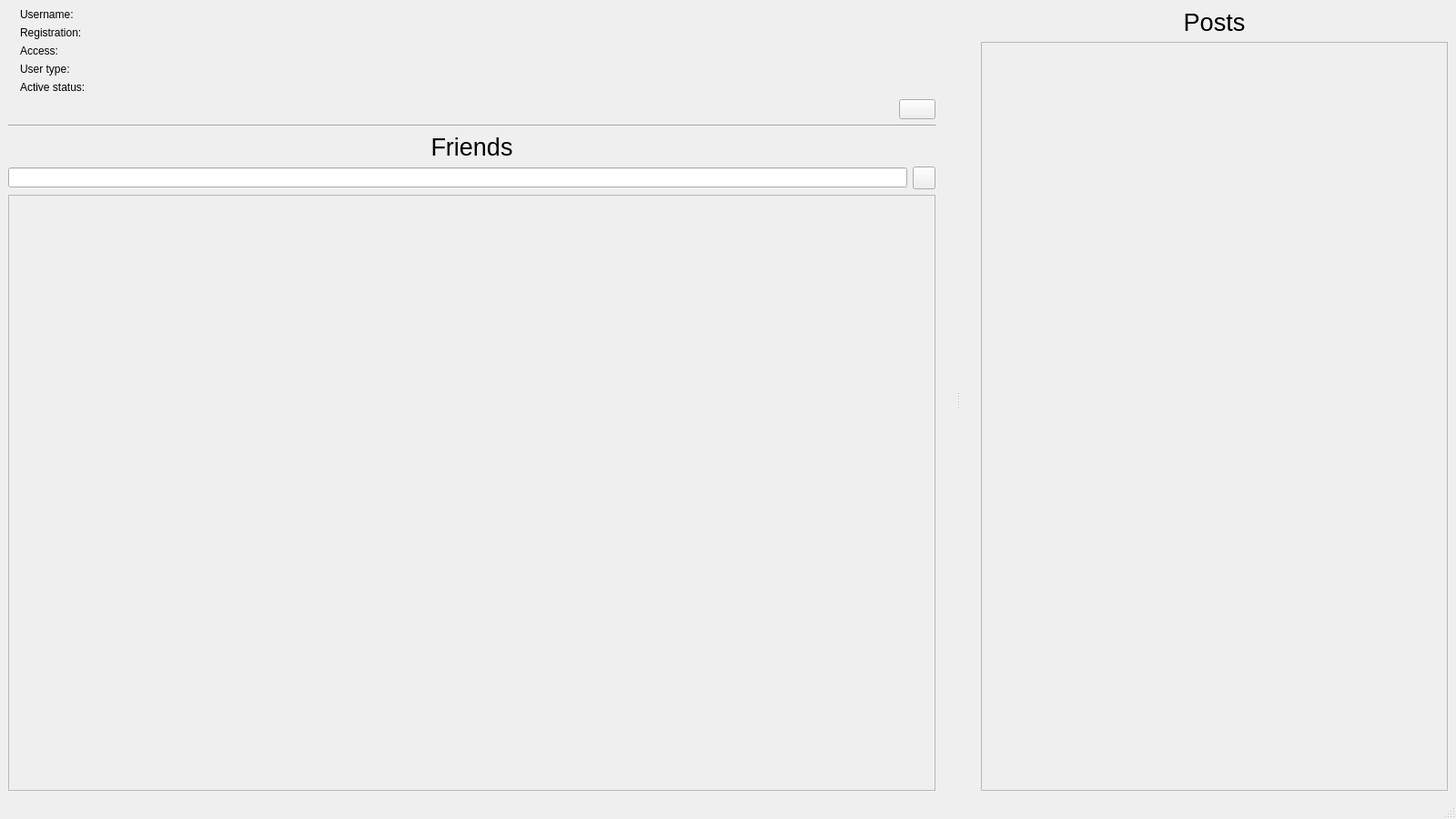
<?xml version="1.0" encoding="UTF-8"?>
<ui version="4.0">
 <class>ShowProfileWindow</class>
 <widget class="QMainWindow" name="ShowProfileWindow">
  <property name="geometry">
   <rect>
    <x>0</x>
    <y>0</y>
    <width>1600</width>
    <height>900</height>
   </rect>
  </property>
  <property name="windowTitle">
   <string>MainWindow</string>
  </property>
  <widget class="QWidget" name="centralwidget">
   <layout class="QGridLayout" name="gridLayout">
    <item row="0" column="0">
     <widget class="QSplitter" name="splitter">
      <property name="orientation">
       <enum>Qt::Horizontal</enum>
      </property>
      <property name="handleWidth">
       <number>50</number>
      </property>
      <widget class="QWidget" name="">
       <layout class="QVBoxLayout" name="verticalLayout">
        <item>
         <layout class="QHBoxLayout" name="horizontalLayout_19">
          <item>
           <widget class="QLabel" name="profile_photo_3">
            <property name="sizePolicy">
             <sizepolicy hsizetype="Fixed" vsizetype="Fixed">
              <horstretch>0</horstretch>
              <verstretch>0</verstretch>
             </sizepolicy>
            </property>
            <property name="text">
             <string/>
            </property>
            <property name="pixmap">
             <pixmap>../../images/profile.png</pixmap>
            </property>
           </widget>
          </item>
          <item>
           <layout class="QVBoxLayout" name="verticalLayout_11">
            <item>
             <layout class="QHBoxLayout" name="horizontalLayout_20">
              <item>
               <widget class="QLabel" name="current_username_label">
                <property name="text">
                 <string>Username:</string>
                </property>
               </widget>
              </item>
              <item>
               <widget class="QLabel" name="current_username_info_label">
                <property name="maximumSize">
                 <size>
                  <width>16777215</width>
                  <height>16777215</height>
                 </size>
                </property>
                <property name="text">
                 <string/>
                </property>
                <property name="alignment">
                 <set>Qt::AlignRight|Qt::AlignTrailing|Qt::AlignVCenter</set>
                </property>
               </widget>
              </item>
             </layout>
            </item>
            <item>
             <layout class="QHBoxLayout" name="horizontalLayout_21">
              <item>
               <widget class="QLabel" name="current_registration_label">
                <property name="text">
                 <string>Registration:</string>
                </property>
               </widget>
              </item>
              <item>
               <widget class="QLabel" name="current_registration_info_label">
                <property name="text">
                 <string/>
                </property>
                <property name="alignment">
                 <set>Qt::AlignRight|Qt::AlignTrailing|Qt::AlignVCenter</set>
                </property>
               </widget>
              </item>
             </layout>
            </item>
            <item>
             <layout class="QHBoxLayout" name="horizontalLayout_22">
              <item>
               <widget class="QLabel" name="current_access_label">
                <property name="text">
                 <string>Access:</string>
                </property>
               </widget>
              </item>
              <item>
               <widget class="QLabel" name="current_access_info_label">
                <property name="text">
                 <string/>
                </property>
                <property name="alignment">
                 <set>Qt::AlignRight|Qt::AlignTrailing|Qt::AlignVCenter</set>
                </property>
               </widget>
              </item>
             </layout>
            </item>
            <item>
             <layout class="QHBoxLayout" name="horizontalLayout_23">
              <item>
               <widget class="QLabel" name="current_user_type_label">
                <property name="text">
                 <string>User type:</string>
                </property>
               </widget>
              </item>
              <item>
               <widget class="QLabel" name="current_user_type_info_label">
                <property name="text">
                 <string/>
                </property>
                <property name="alignment">
                 <set>Qt::AlignRight|Qt::AlignTrailing|Qt::AlignVCenter</set>
                </property>
               </widget>
              </item>
             </layout>
            </item>
            <item>
             <layout class="QHBoxLayout" name="horizontalLayout_24">
              <item>
               <widget class="QLabel" name="current_active_status_label">
                <property name="text">
                 <string>Active status:</string>
                </property>
               </widget>
              </item>
              <item>
               <widget class="QLabel" name="current_active_status_info_label">
                <property name="text">
                 <string/>
                </property>
                <property name="alignment">
                 <set>Qt::AlignRight|Qt::AlignTrailing|Qt::AlignVCenter</set>
                </property>
               </widget>
              </item>
             </layout>
            </item>
           </layout>
          </item>
         </layout>
        </item>
        <item>
         <layout class="QHBoxLayout" name="horizontalLayout">
          <item>
           <spacer name="horizontalSpacer">
            <property name="orientation">
             <enum>Qt::Horizontal</enum>
            </property>
            <property name="sizeHint" stdset="0">
             <size>
              <width>40</width>
              <height>20</height>
             </size>
            </property>
           </spacer>
          </item>
          <item>
           <widget class="QPushButton" name="friendship_pushButton">
            <property name="text">
             <string/>
            </property>
           </widget>
          </item>
         </layout>
        </item>
        <item>
         <widget class="Line" name="line">
          <property name="orientation">
           <enum>Qt::Horizontal</enum>
          </property>
         </widget>
        </item>
        <item>
         <widget class="QLabel" name="label_4">
          <property name="font">
           <font>
            <family>Ubuntu</family>
            <pointsize>20</pointsize>
            <weight>50</weight>
            <italic>false</italic>
            <bold>false</bold>
           </font>
          </property>
          <property name="styleSheet">
           <string notr="true">font: 20pt &quot;Ubuntu&quot;;</string>
          </property>
          <property name="text">
           <string>Friends</string>
          </property>
          <property name="alignment">
           <set>Qt::AlignCenter</set>
          </property>
         </widget>
        </item>
        <item>
         <layout class="QVBoxLayout" name="verticalLayout_12">
          <item>
           <layout class="QHBoxLayout" name="horizontalLayout_3">
            <item>
             <widget class="QLineEdit" name="search_lineEdit"/>
            </item>
            <item>
             <widget class="QPushButton" name="search_pushButton">
              <property name="enabled">
               <bool>true</bool>
              </property>
              <property name="minimumSize">
               <size>
                <width>25</width>
                <height>25</height>
               </size>
              </property>
              <property name="maximumSize">
               <size>
                <width>25</width>
                <height>25</height>
               </size>
              </property>
              <property name="text">
               <string/>
              </property>
             </widget>
            </item>
           </layout>
          </item>
          <item>
           <widget class="QScrollArea" name="friends_scrollArea_3">
            <property name="minimumSize">
             <size>
              <width>25</width>
              <height>25</height>
             </size>
            </property>
            <property name="layoutDirection">
             <enum>Qt::LeftToRight</enum>
            </property>
            <property name="widgetResizable">
             <bool>true</bool>
            </property>
            <widget class="QWidget" name="friends_scrollAreaWidgetContents">
             <property name="geometry">
              <rect>
               <x>0</x>
               <y>0</y>
               <width>1017</width>
               <height>612</height>
              </rect>
             </property>
            </widget>
           </widget>
          </item>
         </layout>
        </item>
       </layout>
      </widget>
      <widget class="QWidget" name="layoutWidget_5">
       <layout class="QVBoxLayout" name="verticalLayout_9">
        <item>
         <layout class="QHBoxLayout" name="horizontalLayout_6">
          <item>
           <widget class="QLabel" name="post_biglabel">
            <property name="font">
             <font>
              <family>Ubuntu</family>
              <pointsize>20</pointsize>
              <weight>50</weight>
              <italic>false</italic>
              <bold>false</bold>
             </font>
            </property>
            <property name="styleSheet">
             <string notr="true">font: 20pt &quot;Ubuntu&quot;;</string>
            </property>
            <property name="text">
             <string>Posts</string>
            </property>
            <property name="alignment">
             <set>Qt::AlignCenter</set>
            </property>
            <property name="margin">
             <number>4</number>
            </property>
           </widget>
          </item>
         </layout>
        </item>
        <item>
         <widget class="QScrollArea" name="posts_scrollArea">
          <property name="widgetResizable">
           <bool>true</bool>
          </property>
          <widget class="QWidget" name="posts_scrollAreaWidgetContents">
           <property name="geometry">
            <rect>
             <x>0</x>
             <y>0</y>
             <width>505</width>
             <height>808</height>
            </rect>
           </property>
          </widget>
         </widget>
        </item>
       </layout>
      </widget>
     </widget>
    </item>
   </layout>
  </widget>
  <widget class="QStatusBar" name="statusbar"/>
 </widget>
 <resources/>
 <connections/>
</ui>
